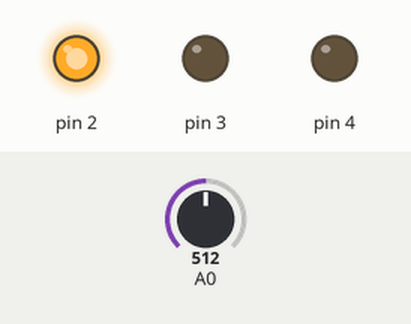
Simulated run of this sketch. Board: Arduino Uno, built with avr-gcc and run on an emulated ATmega328P. Shown: output pins drawn as LEDs (lit = HIGH). The inputs (shaded band) are chosen by the test bench; at power-on: A0 = 512.

Above: at 0.2 s.
At 0.7 s:
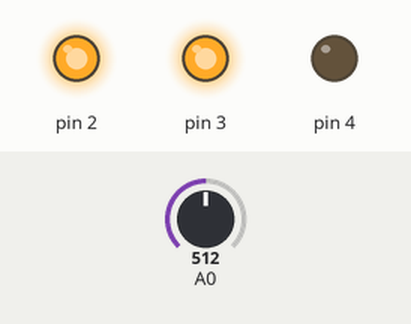
At 2.4 s:
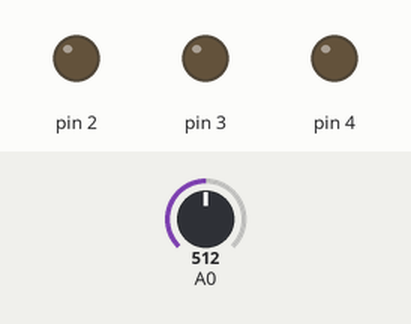
At 4.3 s:
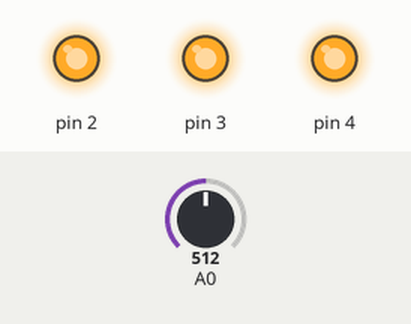
Timing chart, 0 to 6.3 s (numbered marks = the images above):
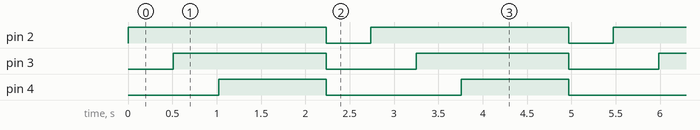

Measured:
- by itself, pin 2: alternates HIGH for 2.2 s and LOW for 0.50 s
- by itself, pin 3: alternates HIGH for 1.7 s and LOW for 1.0 s
- by itself, pin 4: alternates HIGH for 1.2 s and LOW for 1.5 s

The sketch:

multiBlink.ino
```cpp
void setup() {
  // put your setup code here, to run once:
  pinMode(2, OUTPUT);
  pinMode(3, OUTPUT);
  pinMode(4, OUTPUT);
}

void loop() {
  // put your main code here, to run repeatedly:

  int frequency = analogRead(0);

  digitalWrite(2, HIGH);
  delay(frequency);
  digitalWrite(3, HIGH);
  delay(frequency);
  digitalWrite(4, HIGH);
  delay(frequency);

  delay(700);
  turnOffAll();
  delay(500);
}

void turnOffAll() {
  digitalWrite(2, LOW);
  digitalWrite(3, LOW);
  digitalWrite(4, LOW);
}
```
